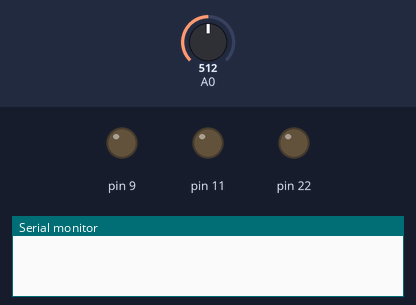
A sketch run on a simulated Arduino Mega 2560, built with avr-gcc and run on an emulated ATmega2560. Shown: output pins drawn as LEDs (lit = HIGH), the last lines printed to the serial monitor. Inputs (shaded band) come from the test bench; at power-on: A0 = 512.

Above: at 1.2 s.
1.3 s: A0 set to 0
At 2.8 s:
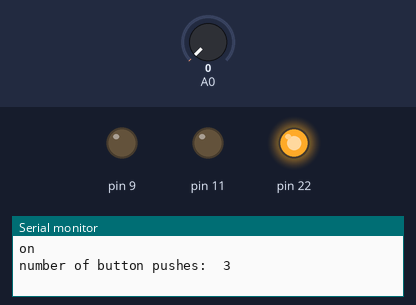
Timing chart, 0 to 4.3 s (numbered marks = the images above; inputs shaded):
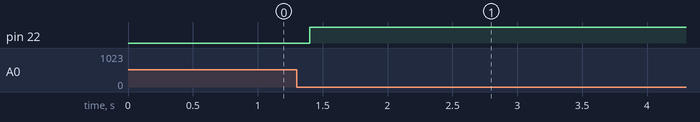

The sketch:

Autonomous_Drink_Maker_Switch.ino
```cpp
int buttonPushCounter = 4;   // counter for the number of button presses
int buttonState = 0;         // current state of the button
int lastButtonState = 0;     // previous state of the button

void setup() {
  pinMode(22, OUTPUT);
  pinMode(9, OUTPUT);
  pinMode(11, OUTPUT);
  pinMode(A0, INPUT);

  int a[4] = {0,0,0,0};

  Serial.begin(9600);

}
void loop() {
  // read the pushbutton input pin:
  buttonState = analogRead(A0);
  //Serial.println(buttonState);

  // compare the buttonState to its previous state
  if (buttonState != lastButtonState) {
    // if the state has changed, increment the counter
    if (buttonState == 0) {
      // if the current state is HIGH then the button
      // went from off to on:
      buttonPushCounter--;
      delay(100);
      Serial.println("on");
      Serial.print("number of button pushes:  ");
      Serial.println(buttonPushCounter);
    }
    else {
      delay(100);
    }
  }
  // save the current state as the last state,
  //for next time through the loop
  lastButtonState = buttonState;


  if (buttonPushCounter == 1 || buttonPushCounter == 2 || buttonPushCounter == 3) {
    digitalWrite(22, HIGH);
  }

  if (buttonPushCounter == 1 || buttonPushCounter == 2){
    digitalWrite(11, HIGH);
  }

  if (buttonPushCounter == 1){
    digitalWrite(9, HIGH);
  }

  if (buttonPushCounter == 0) {
    digitalWrite(22, LOW);
    digitalWrite(11, LOW);
    digitalWrite(9, LOW);
    buttonPushCounter = 4;
  }
}
```

Measured:
- after the input at 1.3 s, pin 22: LOW → HIGH after 0.10 s
